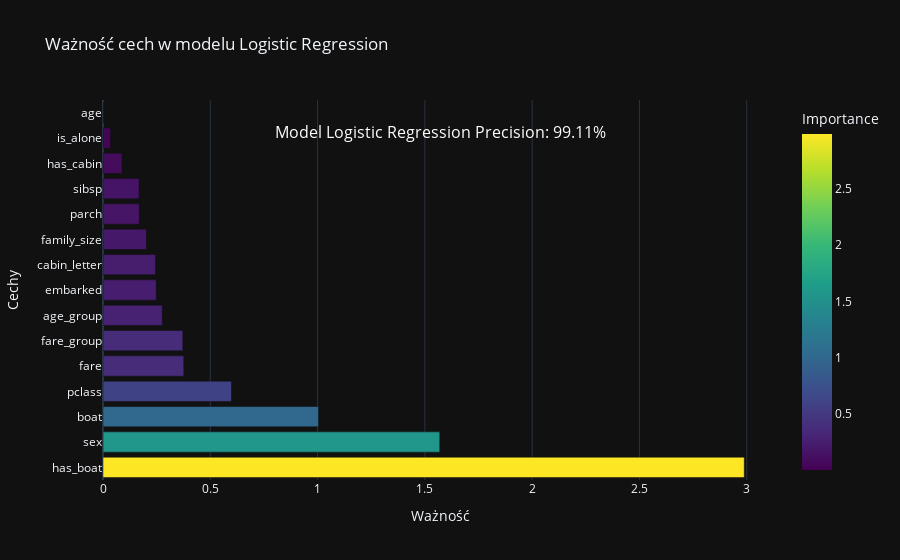

Source (notebook cell):
### Code cell
import plotly.express as px

# Create the plot with 'Viridis' color scale for a more stylish look
fig = px.bar(feature_importance_lr, 
             x='Importance', 
             y='Feature', 
             orientation='h', 
             title='Ważność cech w modelu Logistic Regression', 
             color='Importance',
             color_continuous_scale='Viridis')  # 'Viridis' color scale for a more stylish look

# Customize the appearance
fig.update_layout(
    xaxis_title='Ważność',
    yaxis_title='Cechy',
    template='plotly_dark'  # Change to 'plotly' for a brighter background
)

# Add precision text annotation to the plot
fig.update_layout(
    annotations=[
        dict(
            x=0.5,
            y=0.95,
            xref="paper",
            yref="paper",
            text="Model Logistic Regression\nPrecision: 99.11%",
            showarrow=False,
            font=dict(size=16, color="white"),
            align="center"
        )
    ]
)

# Show the plot
fig.show()

### Figure 1 — Plotly figure (JSON) as saved in the notebook; plotly's stock layout.template omitted (floating-point values rounded to 4 significant figures)
{"data": [{"alignmentgroup": "True", "hovertemplate": "Importance=%{marker.color}<br>Feature=%{y}<extra></extra>", "legendgroup": "", "marker": {"color": [2.988, 1.569, 1.004, 0.5983, 0.3763, 0.3721, 0.2762, 0.248, 0.2448, 0.2022, 0.1691, 0.168, 0.08896, 0.03475, 0.002967], "coloraxis": "coloraxis", "pattern": {"shape": ""}}, "name": "", "offsetgroup": "", "orientation": "h", "showlegend": false, "textposition": "auto", "type": "bar", "x": [2.988, 1.569, 1.004, 0.5983, 0.3763, 0.3721, 0.2762, 0.248, 0.2448, 0.2022, 0.1691, 0.168, 0.08896, 0.03475, 0.002967], "xaxis": "x", "y": ["has_boat", "sex", "boat", "pclass", "fare", "fare_group", "age_group", "embarked", "cabin_letter", "family_size", "parch", "sibsp", "has_cabin", "is_alone", "age"], "yaxis": "y"}], "layout": {"annotations": [{"align": "center", "font": {"color": "white", "size": 16}, "showarrow": false, "text": "Model Logistic Regression\nPrecision: 99.11%", "x": 0.5, "xref": "paper", "y": 0.95, "yref": "paper"}], "autosize": true, "barmode": "relative", "coloraxis": {"colorbar": {"title": {"text": "Importance"}}, "colorscale": [[0, "#440154"], [0.1111, "#482878"], [0.2222, "#3e4989"], [0.3333, "#31688e"], [0.4444, "#26828e"], [0.5556, "#1f9e89"], [0.6667, "#35b779"], [0.7778, "#6ece58"], [0.8889, "#b5de2b"], [1, "#fde725"]]}, "legend": {"tracegroupgap": 0}, "title": {"text": "Ważność cech w modelu Logistic Regression"}, "xaxis": {"anchor": "y", "autorange": true, "domain": [0, 1], "range": [0, 3.146], "title": {"text": "Ważność"}, "type": "linear"}, "yaxis": {"anchor": "x", "autorange": true, "domain": [0, 1], "range": [-0.5, 14.5], "title": {"text": "Cechy"}, "type": "category"}}}
